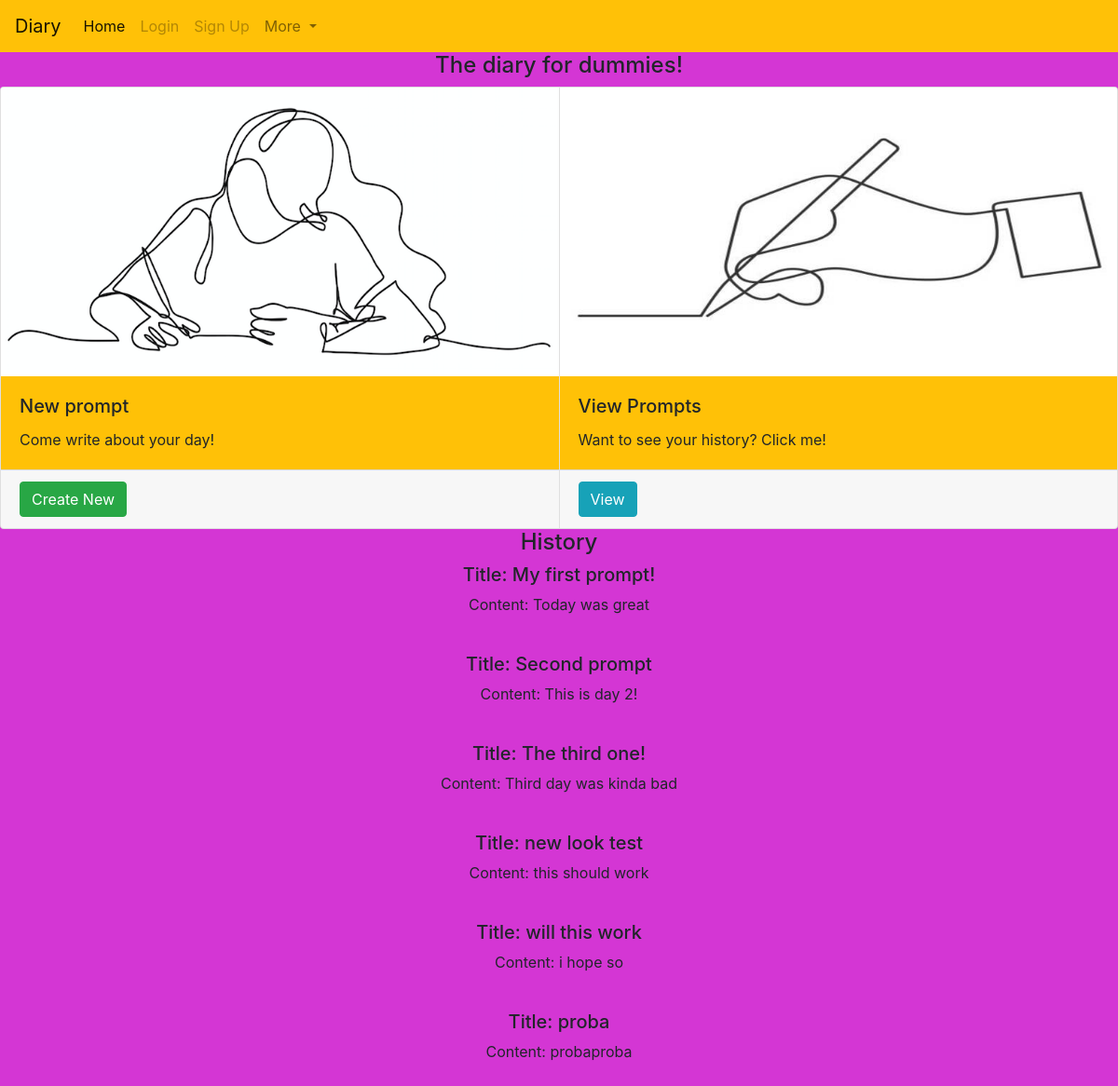
Screenshot of /view (signed in) with the database file from the repository.
### app.py (models this page shows)
class Prompts(db.Model):
    id = db.Column(db.Integer, primary_key=True)
    title = db.Column(db.String(20), unique=True)
    content = db.Column(db.String(10000), unique=True)
    user_id = db.Column(db.Integer, db.ForeignKey('user.id'))

### app.py (the view)
@app.route('/view', methods=["GET", "POST"])
@login_required
def view():
    theuser = flask_login.current_user.id
    myPrompts = Prompts.query.filter_by(user_id = theuser)
    return render_template('view.html', myPrompts = myPrompts)

### app.py (called while the page is built)
@login_manager.user_loader
def load_user(userid):
    return User.query.get(int(userid))

### templates/view.html (shortened to what this page needs)
{% extends "base.html" %}
{% block home %}<a class="nav-link" href="{{ url_for('dashboard') }}">Home <span class="sr-only">(current)</span></a>{% endblock %}
{% block diary %}<a class="navbar-brand" href="{{ url_for('dashboard') }}">Diary</a>{% endblock %}
{% block login %}<a class="nav-link disabled" href="{{ url_for('login') }}">Login</a>{% endblock %}
{% block signup %}<a class="nav-link disabled" href="{{ url_for('signup') }}">Sign Up</a>{% endblock %}
{% block content %}
<div class="card-group">
    <div class="card">
      <img src="{{ url_for('static', filename='images/new_prompt_image.png')}}" class="card-img-top" alt="Girl writing in notebook">
      <div class="card-body bg-warning">
      <h5 class="card-title">New prompt</h5>
      <p class="card-text">Come write about your day!</p>
      </div>
      <div class="card-footer">
      <a href="{{ url_for('newprompt') }}">
        <button type="button" class="btn btn-success">Create New</button>
      </a>
      </div>
    </div>
    <div class="card">
      <img src="{{ url_for('static', filename='images/edit_prompt_image_resized.jpeg')}}" class="card-img-top" alt="hand writing">
      <div class="card-body bg-warning">
      <h5 class="card-title">View Prompts</h5>
      <p class="card-text">Want to see your history? Click me!</p>
      </div>
      <div class="card-footer">
        <a href="{{ url_for('view') }}">
      <button type="button" class="btn btn-info">View</button>
        </a>
      </div>
    </div>
    </div>
    <div class="text-center">
        <h4>History</h4>
    {% for prompt in myPrompts %}
        <h5>Title: {{ prompt.title }}</h5>
        <p>Content: {{ prompt.content }}</p>
        <br>
    {% endfor %}
    </div>
{% endblock %}

### templates/base.html (shortened to what this page needs)
<!doctype html>
<html>
<head>
	<link rel="stylesheet" href="https://cdn.jsdelivr.net/npm/bootstrap@4.3.1/dist/css/bootstrap.min.css">
</head>
	<body style="background-color: rgb(212, 54, 212);">
	<nav class="navbar navbar-expand-lg navbar-light bg-warning" style="color: rgb(190, 31, 190);">
		{% block diary %}{% endblock %}
		  <div class="collapse navbar-collapse" id="navbarSupportedContent">
		    <ul class="navbar-nav mr-auto">
		      <li class="nav-item active">
		        {% block home %}{% endblock %}
		      </li>
		      <li class="nav-item">
		        {% block login %}{% endblock %}
		      </li>
			  <li class="nav-item">
		        {% block signup %}{% endblock %}
		      </li>
		      <li class="nav-item dropdown">
		        <a class="nav-link dropdown-toggle" href="#" id="navbarDropdown" role="button" data-toggle="dropdown" aria-haspopup="true" aria-expanded="false">
		          More
		        </a>
		      </li>
		    </ul>
		  </div>
		</nav>
		<div class="text-center">
			<div class="grid">
				<div class="g-col-4">
					<h4>The diary for dummies!</h4>
				</div>
			</div>
	    </div>
		{% block content %}
		{% endblock %}
	</body>
</html>

### rows the page displays
Prompts: title "My first prompt!", content "Today was great"
Prompts: title "Second prompt", content "This is day 2!"
Prompts: title "The third one!", content "Third day was kinda bad"
Prompts: title "new look test", content "this should work"
Prompts: title "will this work", content "i hope so"
Prompts: title "proba", content "probaproba"
